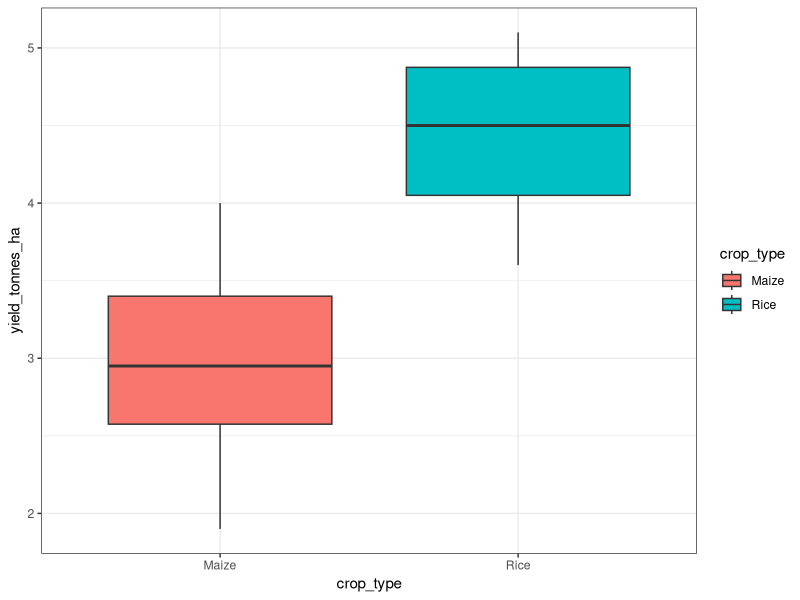

R code for this plot:
## ---- chunk 1
#| label: setup-data
#| echo: false
#| message: false
#| warning: false
library(tidyverse)
library(flextable)
library(here)

study_data <- read_csv(here("data", "theme5_ghg_afolu.csv"))
## ---- chunk 2
#| label: tbl-crop-summary
#| tbl-cap: "Mean and standard deviation of crop yields by type."
#| echo: false

crop_table <- study_data %>%
  group_by(crop_type) %>%
  summarize(
    `Mean Yield (t/ha)` = round(mean(yield_tonnes_ha), 2),
    `SD Yield` = round(sd(yield_tonnes_ha), 2)
  )

flextable(crop_table) %>%
  theme_vanilla() %>%
  autofit()
## ---- chunk 3
#| label: fig-yield-distribution
#| fig-cap: "Boxplot comparing crop yields."
#| echo: false
#| fig-width: 5
#| fig-height: 3.5

ggplot(study_data, aes(x = crop_type, y = yield_tonnes_ha, fill = crop_type)) +
  geom_boxplot() +
  theme_bw()
